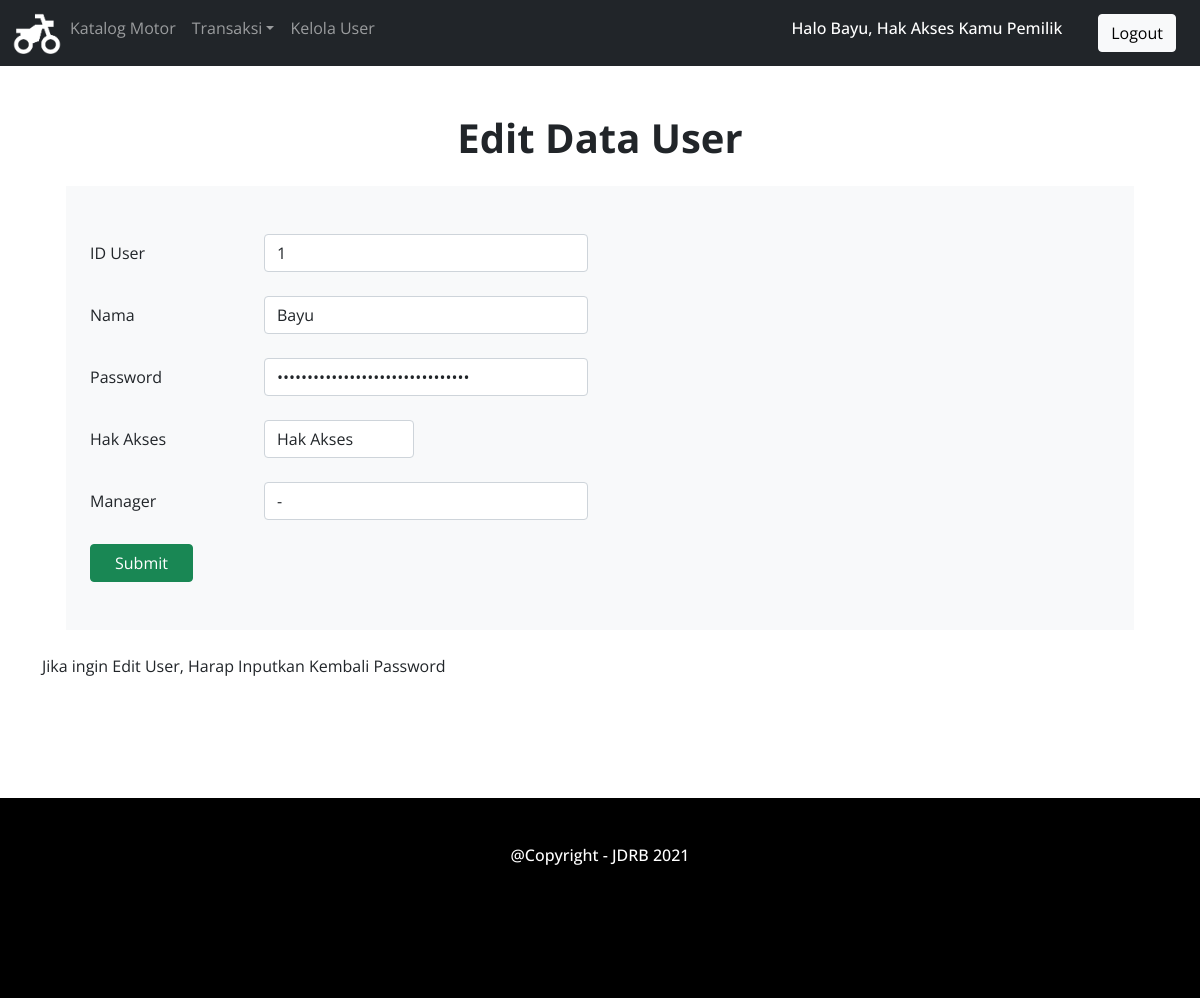
/home/Pemilik/user_update.php?IDUser=1 (signed in), run on the app's committed database.
### tables this page shows
CREATE TABLE `user` (
  `IDUser` int(100) NOT NULL,
  `Nama` varchar(20) NOT NULL,
  `Password` varchar(100) NOT NULL,
  `Hak_Akses` varchar(100) NOT NULL,
  `Create_Date` date NOT NULL,
  `Manager` varchar(10) NOT NULL
);

### home/Pemilik/user_update.php (the view, shortened to what this page needs)
<!DOCTYPE html>
<html lang="en">
<head>
<link rel="stylesheet" href="../../bootstrap/css/bootstrap.min.css">
<link rel="stylesheet" href="../../style.css">
</head>
<body>
<nav class="navbar navbar-expand-sm bg-dark navbar-dark">
    <div class="container-fluid">
    <ul class="navbar-nav">
        <li class="nav-item">
            <a href="index.php"><img src="../../img/logo.png" class="logo-navbar"><a>
        </li>
        <li class="nav-item">
            <a class="nav-link" href="identitas_motor.php">Katalog Motor</a>
        </li>
        <li class="nav-item dropdown">
            <a class="nav-link dropdown-toggle" href="#" id="navbarDropdown" role="button" data-bs-toggle="dropdown" aria-haspopup="true" aria-expanded="false">Transaksi</a>
        </li>
        <li class="nav-item">
            <a class="nav-link" href="user.php">Kelola User</a>
        </li>
        </ul>
    <?php if (isset($_SESSION["Nama"])) : ?>
        <p class="h6 text-white mr-5">Halo <?php echo $_SESSION["Nama"] ?>, Hak Akses Kamu <?php echo $_SESSION["Akses"] ?></p>
    </div>
        <a href="../../logout.php" class="btn btn-light buttonnavbar">Logout</a>
    <?php else : ?>
        <a href="../../login.php" class="btn btn-light buttonnavbar">Login</a>
    <?php endif; ?>
</nav>
<div class="header">
    <h1 class="mt-5">Edit Data User</h1>
</div>
<div class="container" >
		<div class="bg-light m-4 p-4">
            <?php
                include '../../koneksi.php';
                $IDUser=$_GET['IDUser'];
                $data=mysqli_query($koneksi,"SELECT * from user where IDUser='$IDUser' ") or die(mysqli_error($koneksi));
                $user=mysqli_fetch_array($data);
            ?>
			<form method="post" action="../../proses/user_updateproses.php?IDUser=<?php echo $IDUser?>">
                <div class="form-group row my-4">
                    <label class="col-sm-2 col-form-label" for="IDUser">ID User</label>
                    <div class="col-sm-4">
                        <input type="text" class="form-control" name="IDUser" value="<?php echo $user['IDUser']?>" required>
                    </div>
                </div>
                <div class="form-group row my-4">
                    <label class="col-sm-2 col-form-label" for="Nama">Nama</label>
                    <div class="col-sm-4">
                        <input type="text" class="form-control" name="Nama" value="<?php echo $user['Nama']?>" required>
                    </div>
                </div>
                <div class="form-group row my-4">
                    <label class="col-sm-2 col-form-label" for="Password">Password</label>
                    <div class="col-sm-4">
                        <input type="password" class="form-control" name="Password" value="<?php echo $user['Password']?>" required>
                    </div>
                </div>
                <div class="form-group row my-4">
                    <label class="col-sm-2 col-form-label" for="Hak_Akses">Hak Akses</label>
                    <div class="col-sm-2">
                        <select class="form-control" name="Hak_Akses" value="<?php echo $user['Hak_Akses']?>" required>
                        <option selected>Hak Akses</option>
                        </select>
                    </div>
                </div>
                <div class="form-group row my-4">
                    <label class="col-sm-2 col-form-label" for="Manager">Manager</label>
                    <div class="col-sm-4">
                        <input type="text" class="form-control" name="Manager" value="<?php echo $user['Manager']?>" required>
                    </div>
                </div>
                <div class="form-group row my-4">
                    <div class="col-sm-10">
                        <input type="submit" class="btn btn-success px-4" name="Simpan"></button>
                    </div>
                </div>
            </form>
        </div>
        <p>Jika ingin Edit User, Harap Inputkan Kembali Password</P>
    </div>
    <footer>
        <h6 class="text-center p-5"> @Copyright - JDRB 2021</h6>
    </footer>
</body>
</html>

### style.css (style rules this page uses)
body { font-family: "Open Sans"; width: 100%; height: 100%; }
h1 { font-weight: bold; text-align: center; }
footer { width: 100%; height: 200px; margin-top: 10%; background-color: black; }
h6 { color: white; }
.logo-navbar { width:50px; height:50px; }
.buttonnavbar { margin-left: 2%; float: right; margin-right: 2%; }

### data on the page
user: IDUser "1", Nama "Bayu", Hak_Akses "Hak Akses", Manager "-"

### other printed values
$_SESSION["Nama"] "Bayu"
$_SESSION["Akses"] "Pemilik"
